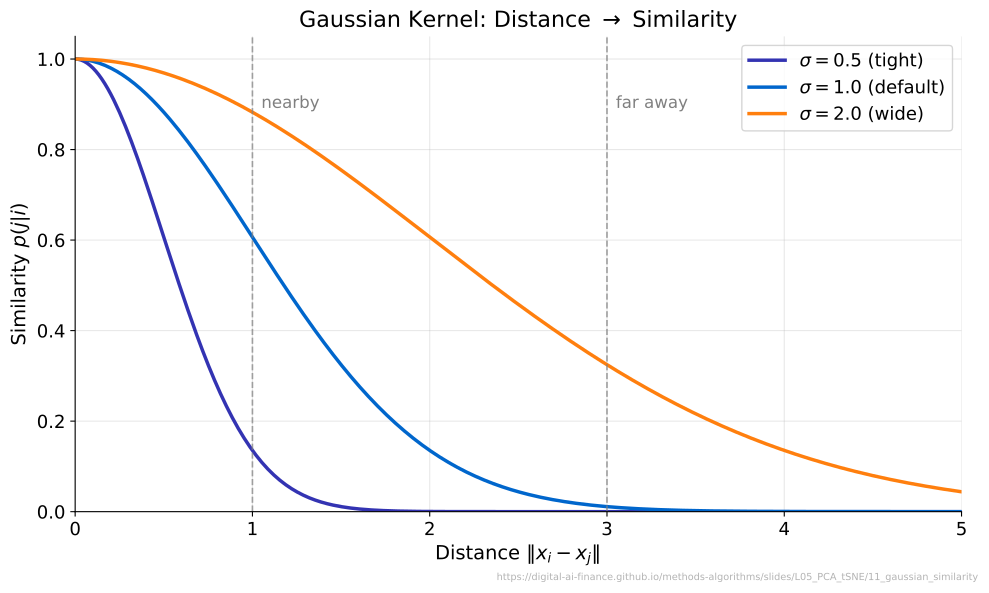

The Python source for this figure:
"""Gaussian Kernel: Distance to Similarity for different sigma values."""
import matplotlib.pyplot as plt
import numpy as np
from pathlib import Path

CHART_METADATA = {
    "title": "Gaussian Kernel: Distance to Similarity",
    "description": "Shows how the Gaussian kernel converts distances to similarity probabilities for different sigma values",
    "url": "https://digital-ai-finance.github.io/methods-algorithms/slides/L05_PCA_tSNE/11_gaussian_similarity"
}

plt.rcParams.update({
    'font.size': 14, 'axes.labelsize': 14, 'axes.titlesize': 16,
    'xtick.labelsize': 13, 'ytick.labelsize': 13, 'legend.fontsize': 13,
    'figure.figsize': (10, 6), 'figure.dpi': 150,
    'axes.spines.top': False, 'axes.spines.right': False
})

MLPurple = '#3333B2'
MLBlue = '#0066CC'
MLOrange = '#FF7F0E'
MLGreen = '#2CA02C'
MLRed = '#D62728'
MLGray = '#7F7F7F'

fig, ax = plt.subplots()

d = np.linspace(0, 5, 300)

for sigma, color, label in [
    (0.5, MLPurple, r'$\sigma = 0.5$ (tight)'),
    (1.0, MLBlue,   r'$\sigma = 1.0$ (default)'),
    (2.0, MLOrange, r'$\sigma = 2.0$ (wide)'),
]:
    similarity = np.exp(-d**2 / (2 * sigma**2))
    ax.plot(d, similarity, color=color, linewidth=2.5, label=label)

# Vertical annotation lines
ax.axvline(x=1.0, color=MLGray, linestyle='--', linewidth=1.2, alpha=0.7)
ax.text(1.05, 0.92, 'nearby', fontsize=12, color=MLGray, ha='left', va='top')

ax.axvline(x=3.0, color=MLGray, linestyle='--', linewidth=1.2, alpha=0.7)
ax.text(3.05, 0.92, 'far away', fontsize=12, color=MLGray, ha='left', va='top')

ax.set_xlabel(r'Distance $\|x_i - x_j\|$')
ax.set_ylabel(r'Similarity $p(j|i)$')
ax.set_title(r'Gaussian Kernel: Distance $\rightarrow$ Similarity')
ax.set_xlim(0, 5)
ax.set_ylim(0, 1.05)
ax.legend(loc='upper right', fontsize=13)
ax.grid(True, alpha=0.3)

fig.text(0.99, 0.01, CHART_METADATA["url"],
         ha='right', va='bottom', fontsize=7, color='gray', alpha=0.6)

plt.tight_layout()
plt.savefig(Path(__file__).parent / 'chart.pdf', dpi=300, bbox_inches='tight')
plt.close()
